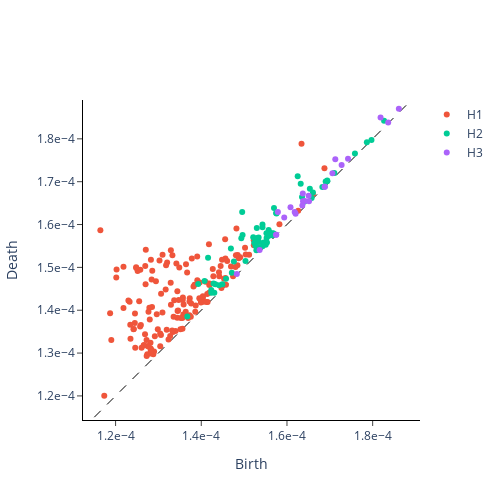

The cell this chart's notebook holds for it:
### Code cell
overall_diagrams_plot = gtda.plotting.plot_diagram(overall_diagrams[print_obj])
display(overall_diagrams_plot)
overall_diagrams_plot.write_image(file = f"{subj}/{exp}/overall_diagram.svg", format = "svg")
